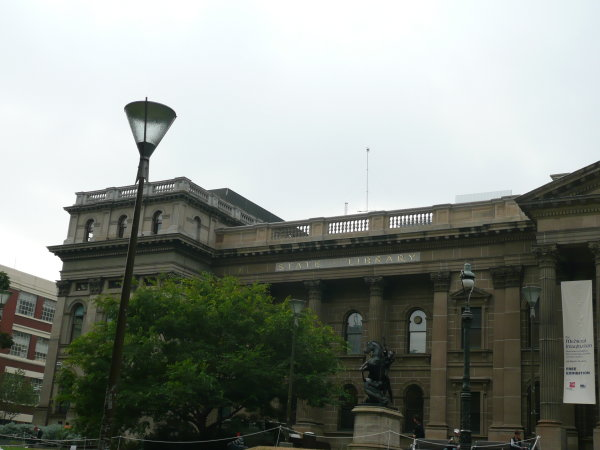
#> input picture week0912_panorama/images/panorama_1.jpeg, 600 x 450 px, found by its file name; its folder holds 4 pictures in this run
$ jupyter execute panorama_stitch.ipynb
#> lines starting #> are read from the running program, lines starting #| are printed output that depends on the picture
[cell 1]
# Import lib
import os
import numpy as np
import cv2
import imutils

[cell 2]
# Set base path
image_path = 'C:/Users/RCV/RCV/week0912_panorama/images'
save_path = 'C:/Users/RCV/RCV/week0912_panorama/panorama_image'

[cell 3]
class Panorama:
    def image_stitching(self, images, low_ratio=0.7, homo_Threshold=3.0, percent_Threshold=10, inlier_Threshold=50, is_percent=False, draw_matches=False, pano_draw_match_pair=True):
        panorama = None

        while len(images):
            max_matched_image_index = self.find_max_matched_image(images, homo_Threshold, percent_Threshold, inlier_Threshold, is_percent, draw_matches)
            max_matched_image = images[max_matched_image_index]

            if panorama is None:
                panorama = max_matched_image
            else:
                panorama = self.panorama_stitching(max_matched_image, panorama, pano_draw_match_pair)

                cv2.imshow('panorama', panorama)
                cv2.waitKey(0)

                cv2.destroyAllWindows()

            del images[max_matched_image_index]

        return panorama


    def computeSIFT(self, image):
        img2gray = cv2.cvtColor(image, cv2.COLOR_BGR2GRAY)

        SIFT = cv2.SIFT_create()
        kp, desc = SIFT.detectAndCompute(img2gray, None)

        return kp, desc


    def knn_match(self, desc_A, desc_B):
        BF_matcher = cv2.BFMatcher(cv2.NORM_L1)
        matches = BF_matcher.knnMatch(desc_A, desc_B, k=2)

        return matches


    def valid_match(self, matches, low_ratio):
        valid_matches, valid_matches_idx = [], []
        for m_A, m_B in matches:
            if m_A.distance < m_B.distance * low_ratio:
                valid_matches.append(m_A)
                valid_matches_idx.append((m_A.trainIdx, m_A.queryIdx))

        # print(f'BF matches: {len(matches)}, Good matches: {len(valid_matches)}')
        return valid_matches, valid_matches_idx


    def match_keypoints(self, kp_A, kp_B, desc_A, desc_B, low_ratio):
        possible_matches = self.knn_match(desc_A, desc_B)
        valid_matches, valid_matches_idx = self.valid_match(possible_matches, low_ratio=low_ratio)

        # Coordinate match pairs need at least 4 pairs
        if len(valid_matches) >= 4:
            point_A, point_B = [], []
            for train_idx, query_idx in valid_matches_idx:
                point_A.append(np.float32(kp_A[query_idx].pt))
                point_B.append(np.float32(kp_B[train_idx].pt))

            point_A = np.asarray(point_A).reshape(-1, 1, 2)
            point_B = np.asarray(point_B).reshape(-1, 1, 2)

            return (point_A, point_B, valid_matches, valid_matches_idx)

        else:
            return None


    def draw_matches(self, image_A, kp_A, image_B, kp_B, matches):
        draw = cv2.drawMatches(image_A, kp_A, image_B, kp_B, matches, None, flags=2)

        return draw


    # image_A = source, image_B = target
    def find_homography(self, image_A, image_B, max_threshold=3.0):
        # Compute SIFT
        (kp_A, desc_A) = self.computeSIFT(image_A)
        (kp_B, desc_B) = self.computeSIFT(image_B)

        # Get valid matches
        matches = self.match_keypoints(kp_A, kp_B, desc_A, desc_B, low_ratio=0.7)

        if matches is None:
            return

        (point_A, point_B, valid_match, valid_match_idx) = matches

        # mask has status of inliers and outliers
        H, mask = cv2.findHomography(point_A, point_B, cv2.RANSAC, max_threshold)
        matched_mask = mask.ravel().tolist()

        return H, matched_mask


    # [13 lines left out: function find_matches_percent, not called in this run]


    def find_inlier_matches(self, matched_mask):
        inlier = 0

        for mask in matched_mask:
            if mask:
                inlier += 1

        return inlier


    # [52 lines left out: function find_max_matched_with_pano, not called in this run]


    def find_max_matched_image(self, image_list, homo_Threshold, percent_Threshold, inlier_Threshold, is_percent, draw_matches):
        num_of_images = len(image_list)
        max_match_index, max_count = 0, 0

        if num_of_images == 1:
            return max_match_index

        print(f'number of images: {num_of_images}')

        for image_A_index in range(num_of_images):
            match_count = 0
            for image_B_index in range(num_of_images):
                if image_A_index != image_B_index:
                    if draw_matches:
                        # Compute SIFT
                        (kp_A, desc_A) = self.computeSIFT(image_list[image_A_index])
                        (kp_B, desc_B) = self.computeSIFT(image_list[image_B_index])

                        # Get valid matches
                        matches = self.match_keypoints(kp_A, kp_B, desc_A, desc_B, low_ratio=0.7)

                        if matches is None:
                            continue

                        (point_A, point_B, valid_match, valid_match_idx) = matches

                        draw = self.draw_matches(image_list[image_A_index], kp_A, image_list[image_B_index], kp_B, valid_match)

                        cv2.imshow('Match draw', draw)
                        cv2.waitKey(0)
                        cv2.destroyAllWindows()

                    # Compute homography, and Get perspective of image
                    _, matched_mask = self.find_homography(image_list[image_A_index], image_list[image_B_index], homo_Threshold)

                    if is_percent:
                        percent = self.find_matches_percent(matched_mask)
                        # print(f'A image index: {image_A_index} <-> {image_B_index}: B image index | matching percent: {percent}')

                        if percent > percent_Threshold:
                            match_count += 1

                        if percent < 10: break

                    else:
                        num_of_inliers = self.find_inlier_matches(matched_mask)
                        # print(f'A image index: {image_A_index} <-> {image_B_index}: B image index | number of inliers : {num_of_inliers}')

                        if num_of_inliers > inlier_Threshold:
                            match_count += 1

                if max_count < match_count:
                    max_match_index = image_A_index
                    max_count = match_count

            # print(f'index:{image_A_index} image be matching {match_count} images')

        # print(f'max matched image index: {max_match_index}, count: {max_count}')

        return max_match_index


    # [4 lines left out: function warp_perspective, not called in this run]


    def panorama_stitching(self, refer, pano, pano_draw_match_pair):
        if pano_draw_match_pair:
            # Compute SIFT
            (kp_A, desc_A) = self.computeSIFT(refer)
            (kp_B, desc_B) = self.computeSIFT(pano)

            # Get valid matches
            matches = self.match_keypoints(kp_A, kp_B, desc_A, desc_B, low_ratio=0.7)

            if matches is None:
                pass

            (point_A, point_B, valid_match, valid_match_idx) = matches

            draw = self.draw_matches(refer, kp_A, pano, kp_B, valid_match)

            cv2.imshow('Match draw', draw)
            cv2.waitKey(0)
            cv2.destroyAllWindows()

        h_r, w_r, _ = refer.shape
        h_p, w_p, _ = pano.shape

        H, _ = self.find_homography(pano, refer)

        points = np.float32([[0, 0], [0, h_r - 1], [h_r - 1, h_r - 1], [h_r - 1, 0]]).reshape(-1, 1, 2)

        P_Trans_corner_points = cv2.perspectiveTransform(points, H)

        min_x1 = min(P_Trans_corner_points[0][0][0], P_Trans_corner_points[1][0][0])
        min_x2 = min(P_Trans_corner_points[2][0][0], P_Trans_corner_points[3][0][0])
        min_y1 = min(P_Trans_corner_points[0][0][1], P_Trans_corner_points[1][0][1])
        min_y2 = min(P_Trans_corner_points[2][0][1], P_Trans_corner_points[3][0][1])

        max_x1 = max(P_Trans_corner_points[0][0][0], P_Trans_corner_points[1][0][0])
        max_x2 = max(P_Trans_corner_points[2][0][0], P_Trans_corner_points[3][0][0])
        max_y1 = max(P_Trans_corner_points[0][0][1], P_Trans_corner_points[1][0][1])
        max_y2 = max(P_Trans_corner_points[2][0][1], P_Trans_corner_points[3][0][1])

        min_x = min(min_x1, min_x2)
        min_y = min(min_y1, min_y2)
        max_x = max(max_x1, max_x2)
        max_y = max(max_y1, max_y2)

        # Transformation matrix
        T_matrix = np.eye(3)

        if min_x < 0:
            max_x = w_p - min_x
            T_matrix[0][2] = -min_x
        else:
            if max_x < w_p:
                max_x = w_p

        if min_y < 0:
            max_y = h_p - min_y
            T_matrix[1][2] = -min_y
        else:
            if max_y < h_p:
                max_y = h_p

        warpped_refer = cv2.warpPerspective(refer, T_matrix, (int(max_y), int(max_x)), flags=cv2.INTER_CUBIC, borderMode=cv2.BORDER_CONSTANT, borderValue=0)
        panorama = cv2.warpPerspective(pano, np.dot(T_matrix, H), (int(max_y), int(max_x)), flags=cv2.INTER_CUBIC, borderMode=cv2.BORDER_CONSTANT, borderValue=0)

        warpped_refer_sum = warpped_refer.sum(axis=-1)
        h_p1, w_p1 = warpped_refer_sum.shape

        for h in range(h_p1 - 1):
            for w in range(w_p1 - 1):
                if warpped_refer_sum[h, w] > 0:
                    panorama[h, w, :] = warpped_refer[h, w, :]

        # panorama[0:warpped_refer.shape[0], 0:warpped_refer.shape[1]] = warpped_refer

        return panorama


    # [14 lines left out: function panorama_auto_stitching, not called in this run]

[cell 4]
if __name__ == "__main__":
    image_list = os.listdir(image_path)

    images = []
    for image in image_list:
        images.append(cv2.imread(os.path.join(image_path, image)))

    panorama = Panorama()

    pano_image = panorama.image_stitching(images)
#> the loop in find_max_matched_image, `for image_A_index in range(num_of_images):` made 4 passes
#> pass 1, in computeSIFT, `img2gray = cv2.cvtColor(image, cv2.COLOR_BGR2GRAY)`:
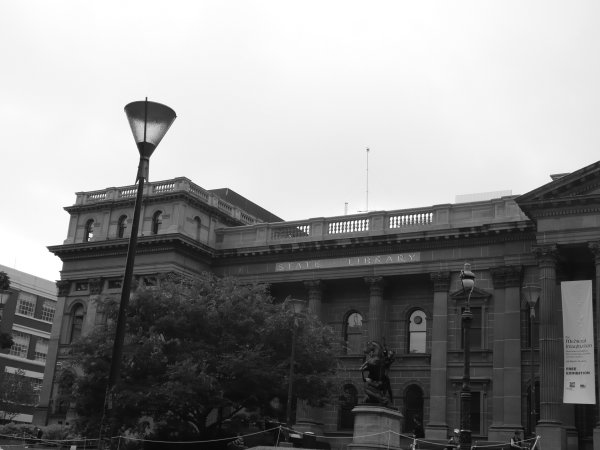
#> img2gray: shape (450, 600); min 2, max 255, mean 139.8
#> pass 1, in computeSIFT (call 2), `img2gray = cv2.cvtColor(image, cv2.COLOR_BGR2GRAY)`:
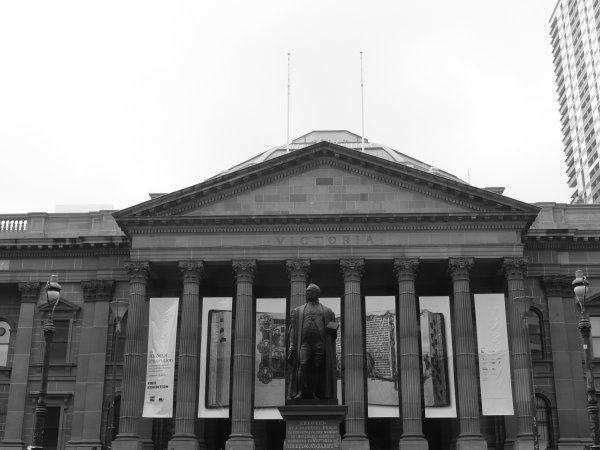
#> img2gray: shape (450, 600); min 2, max 255, mean 146.4
#> pass 1, in computeSIFT (call 4), `img2gray = cv2.cvtColor(image, cv2.COLOR_BGR2GRAY)`:
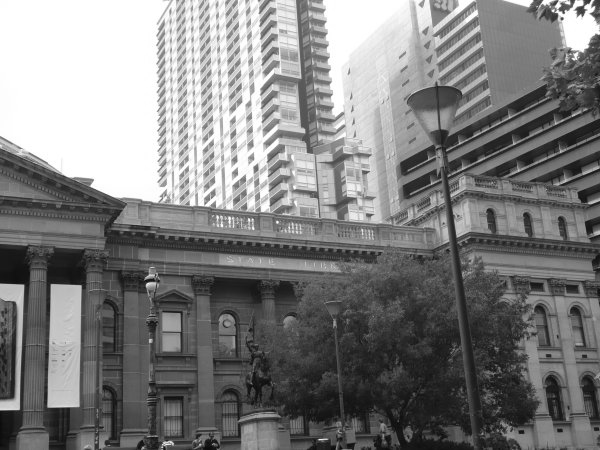
#> img2gray: shape (450, 600); min 9, max 255, mean 127.4
#> pass 1, in computeSIFT (call 6), `img2gray = cv2.cvtColor(image, cv2.COLOR_BGR2GRAY)`:
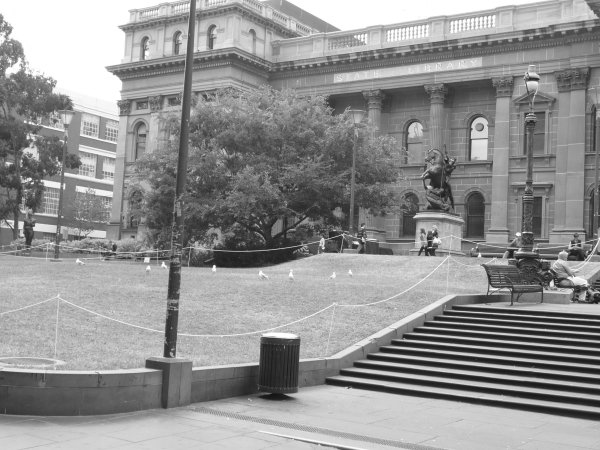
#> img2gray: shape (450, 600); min 13, max 255, mean 146
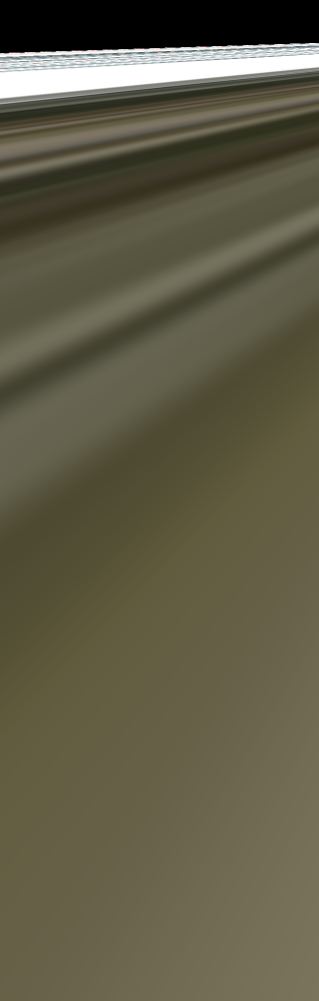
#> pano_image: shape (2002, 637, 3) (shown at 1/2 size); mean of channels 0, 1, 2 70.1, 91.5, 95.4; drawn as B, G, R

    # [4 lines of commented-out code are left out]
